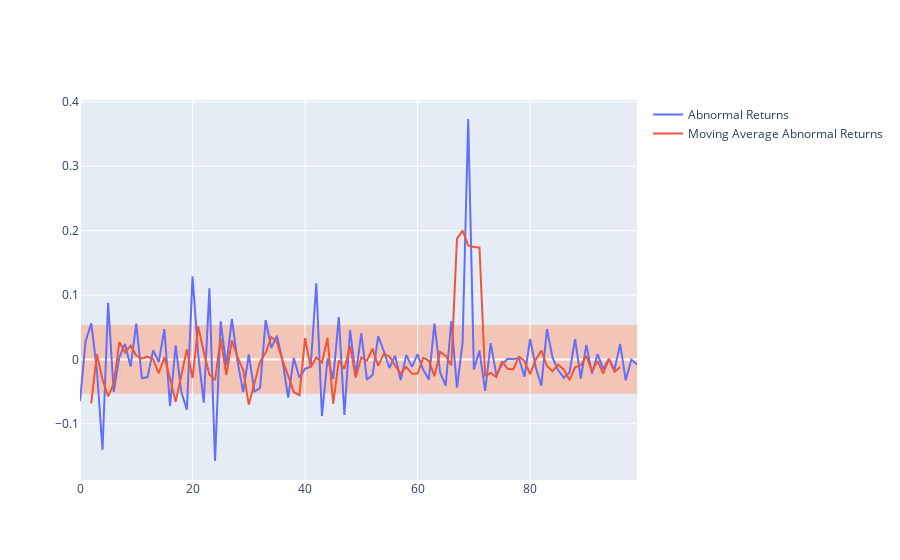

Notebook cell for this chart:
### Code cell
fig = go.Figure()
abnormal_returns_mva = np.convolve(abnormal_returns, np.ones((EVENT_WINDOW_PRE + EVENT_WINDOW_POST,))/EVENT_WINDOW_PRE, mode='valid')
fig.add_trace(go.Scatter(x=time, y=abnormal_returns, mode='lines', name='Abnormal Returns'))
fig.add_trace(go.Scatter(x=time[EVENT_WINDOW_PRE: -EVENT_WINDOW_POST], y=abnormal_returns_mva, mode='lines', name='Moving Average Abnormal Returns'))
fig.add_hrect(y0=-np.sqrt(cmr_var / (EVENT_WINDOW_PRE + EVENT_WINDOW_POST))*2, y1=np.sqrt(cmr_var / (EVENT_WINDOW_PRE + EVENT_WINDOW_POST))*2, fillcolor="LightSalmon", opacity=0.5, layer="below", line_width=0)
